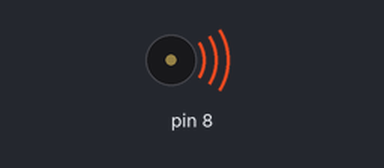
Recording of a sketch running on a simulated Arduino Uno, built with avr-gcc and run on an emulated ATmega328P. Shown: buzzer (waves = sounding). At 76.1 s the program stops and its outputs stay as they are.

Above: at 2.5 s.
At 4.1 s:
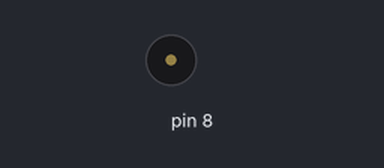
Timing chart, 0 to 16.5 s (numbered marks = the images above):
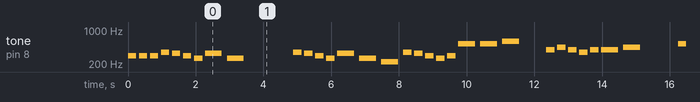

The sketch:

piezo.ino
```cpp
//#include "pitches.h"
//
//int melody[] = {
//  NOTE_C4, NOTE_C4, NOTE_D4, NOTE_E4, NOTE_C4, NOTE_E4, NOTE_D4, NOTE_C4, NOTE_C4, NOTE_D4, NOTE_E4, NOTE_C4, NOTE_B3, NOTE_C4, NOTE_C4, NOTE_D4, NOTE_E4, NOTE_F4,
//  NOTE_E4, NOTE_D4, NOTE_C4, NOTE_B3, NOTE_G3, NOTE_A3, NOTE_B3, NOTE_C4, NOTE_C4, NOTE_A3, NOTE_B3, NOTE_A3, NOTE_G3, NOTE_A3, NOTE_B3, NOTE_C4
//};
//
//int noteDurations[] = {
//  4, 4, 4, 4, 4, 4, 4, 4, 4, 4, 4, 4, 4, 4, 4, 4, 4, 4, 4, 4, 4, 4, 4, 4, 4, 4, 4, 4, 4, 4, 4, 4, 4, 4, 4, 4, 4, 4, 4, 4, 4, 4, 4, 4, 4, 4, 4, 4, 4,
//};
//
//void setup() {
//
//  for (int thisNote = 0; thisNote <34; thisNote++) {
//    int noteDuration = 1000 / noteDurations[thisNote];
//    tone(8, melody[thisNote], noteDuration);
//
//    int pauseBetweenNotes = noteDuration * 1.30;
//    delay(pauseBetweenNotes);
//
//  }
//}
//
//void loop() {
//  // no need to repeat the melody.
//}
```

hotlineBling.ino
```cpp
#include "pitches.h"


int melody[] = {
  NOTE_D4, NOTE_D4, NOTE_D4, NOTE_F4, NOTE_E4, NOTE_D4, NOTE_C4, NOTE_E4, NOTE_C4, 0, 0, NOTE_F4, NOTE_E4, NOTE_D4, NOTE_C4, NOTE_E4, NOTE_C4, NOTE_A3, NOTE_F4, NOTE_E4, NOTE_D4, NOTE_C4, NOTE_D4,
  NOTE_C5, NOTE_C5, NOTE_D5, 0, 0, NOTE_G4, NOTE_A4, NOTE_G4, NOTE_F4, NOTE_G4, NOTE_G4, NOTE_A4, 0, 0, NOTE_C5, NOTE_C5, NOTE_A4, NOTE_A4, NOTE_C5, NOTE_C5, NOTE_D5, 0, 0, NOTE_G4, NOTE_A4, NOTE_G4,
  NOTE_F4, NOTE_G4, NOTE_G4, NOTE_A4, 0, NOTE_C5, NOTE_A4, NOTE_C5, NOTE_A4, NOTE_C5, NOTE_A4, NOTE_C5
};

int noteDurations[] = {
  4, 4, 4, 4, 4, 4, 4, 2, 2, 2, 2, 4, 4, 4, 4, 2, 2, 2, 4, 4, 4, 4, 4, 2, 2, 2, 4, 4, 4, 4, 4, 4, 4, 2, 2, 2, 4, 4, 4, 4, 4, 4, 2, 2, 2, 4, 4, 4, 4, 4, 4, 2, 2, 4, 4, 4, 4, 4, 4, 4, 4
};

void setup() {


while(true){
  for (int thisNote = 0; thisNote <60; thisNote++) {
    int noteDuration = 1000 / noteDurations[thisNote];
    tone(8, melody[thisNote], noteDuration);

    int pauseBetweenNotes = noteDuration * 1.30;
    delay(pauseBetweenNotes);

  }
}
}

void loop() {
  // no need to repeat the melody.
}
```

pitches.h
```cpp
#define NOTE_B0  31
#define NOTE_C1  33
#define NOTE_CS1 35
#define NOTE_D1  37
#define NOTE_DS1 39
#define NOTE_E1  41
#define NOTE_F1  44
#define NOTE_FS1 46
#define NOTE_G1  49
#define NOTE_GS1 52
#define NOTE_A1  55
#define NOTE_AS1 58
#define NOTE_B1  62
#define NOTE_C2  65
#define NOTE_CS2 69
#define NOTE_D2  73
#define NOTE_DS2 78
#define NOTE_E2  82
#define NOTE_F2  87
#define NOTE_FS2 93
#define NOTE_G2  98
#define NOTE_GS2 104
#define NOTE_A2  110
#define NOTE_AS2 117
#define NOTE_B2  123
#define NOTE_C3  131
#define NOTE_CS3 139
#define NOTE_D3  147
#define NOTE_DS3 156
#define NOTE_E3  165
#define NOTE_F3  175
#define NOTE_FS3 185
#define NOTE_G3  196
#define NOTE_GS3 208
#define NOTE_A3  220
#define NOTE_AS3 233
#define NOTE_B3  247
#define NOTE_C4  262
#define NOTE_CS4 277
#define NOTE_D4  294
#define NOTE_DS4 311
#define NOTE_E4  330
#define NOTE_F4  349
#define NOTE_FS4 370
#define NOTE_G4  392
#define NOTE_GS4 415
#define NOTE_A4  440
#define NOTE_AS4 466
#define NOTE_B4  494
#define NOTE_C5  523
#define NOTE_CS5 554
#define NOTE_D5  587
#define NOTE_DS5 622
#define NOTE_E5  659
#define NOTE_F5  698
#define NOTE_FS5 740
#define NOTE_G5  784
#define NOTE_GS5 831
#define NOTE_A5  880
#define NOTE_AS5 932
#define NOTE_B5  988
#define NOTE_C6  1047
#define NOTE_CS6 1109
#define NOTE_D6  1175
#define NOTE_DS6 1245
#define NOTE_E6  1319
#define NOTE_F6  1397
#define NOTE_FS6 1480
#define NOTE_G6  1568
#define NOTE_GS6 1661
#define NOTE_A6  1760
#define NOTE_AS6 1865
#define NOTE_B6  1976
#define NOTE_C7  2093
#define NOTE_CS7 2217
#define NOTE_D7  2349
#define NOTE_DS7 2489
#define NOTE_E7  2637
#define NOTE_F7  2794
#define NOTE_FS7 2960
#define NOTE_G7  3136
#define NOTE_GS7 3322
#define NOTE_A7  3520
#define NOTE_AS7 3729
#define NOTE_B7  3951
#define NOTE_C8  4186
#define NOTE_CS8 4435
#define NOTE_D8  4699
#define NOTE_DS8 4978
```

Measured:
- by itself, tone on pin 8: plays 294 Hz for 0.25 s, 294 Hz for 0.25 s, 294 Hz for 0.25 s, 349 Hz for 0.25 s, 330 Hz for 0.25 s, 294 Hz for 0.25 s … (153 notes in this stretch)
